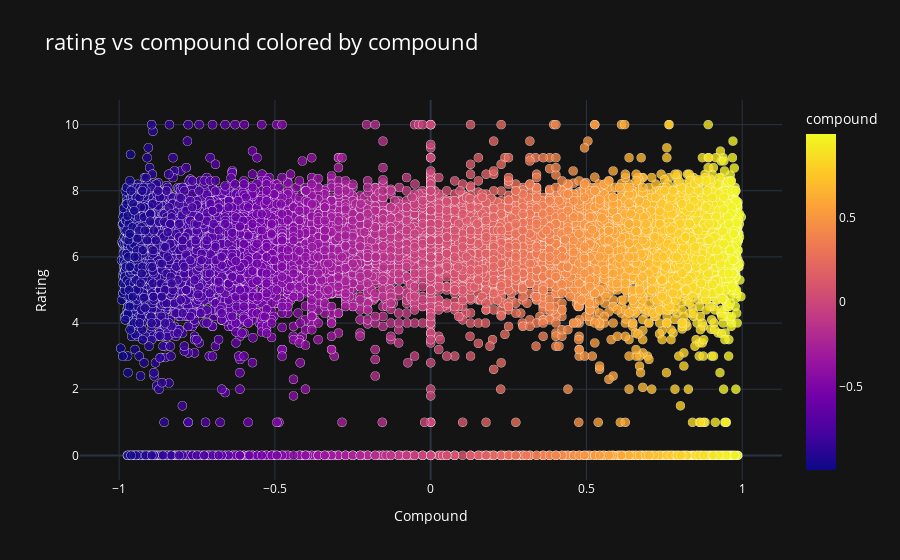

The notebook cell this image was saved under:
### Code cell
generate_interactive_scatter(
    df_vader,
    y='rating',
    x='compound',
    color='compound',
)

### Figure 1 — Plotly figure (JSON) as saved in the notebook; plotly's stock layout.template omitted (floating-point values rounded to 4 significant figures; data arrays with more than 128 entries replaced by an {"elided": "..."} marker saying what was removed)
{"data": [{"hovertemplate": "compound=%{marker.color}<br>rating=%{y}<extra></extra>", "legendgroup": "", "marker": {"color": {"elided": "16000 float values"}, "coloraxis": "coloraxis", "line": {"color": "white", "width": 0.5}, "opacity": 0.8, "size": 9, "symbol": "circle"}, "mode": "markers", "name": "", "showlegend": false, "type": "scattergl", "x": {"elided": "16000 float values"}, "xaxis": "x", "y": {"elided": "16000 float values"}, "yaxis": "y"}], "layout": {"coloraxis": {"colorbar": {"title": {"text": "compound"}}, "colorscale": [[0, "#0d0887"], [0.1111, "#46039f"], [0.2222, "#7201a8"], [0.3333, "#9c179e"], [0.4444, "#bd3786"], [0.5556, "#d8576b"], [0.6667, "#ed7953"], [0.7778, "#fb9f3a"], [0.8889, "#fdca26"], [1, "#f0f921"]]}, "font": {"color": "white"}, "legend": {"title": {"text": "Compound"}, "tracegroupgap": 0}, "paper_bgcolor": "#141414", "plot_bgcolor": "#141414", "title": {"font": {"size": 22}, "text": "rating vs compound colored by compound"}, "xaxis": {"anchor": "y", "domain": [0, 1], "title": {"text": "Compound"}}, "yaxis": {"anchor": "x", "domain": [0, 1], "title": {"text": "Rating"}}}}
